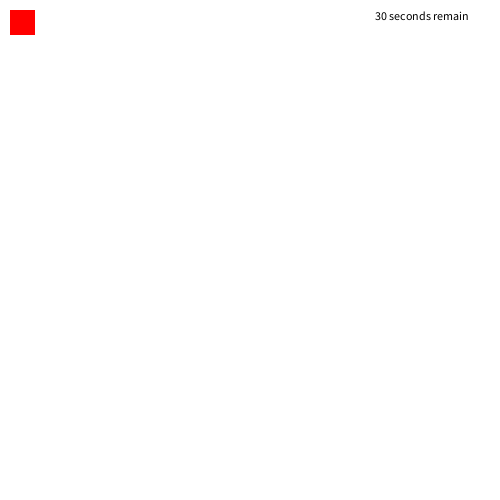
Frame 1 (no input)
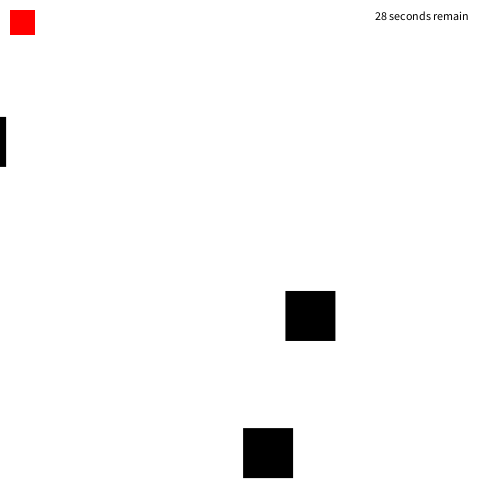
Frame 60 (the mouse pressed at the canvas centre just before this capture)
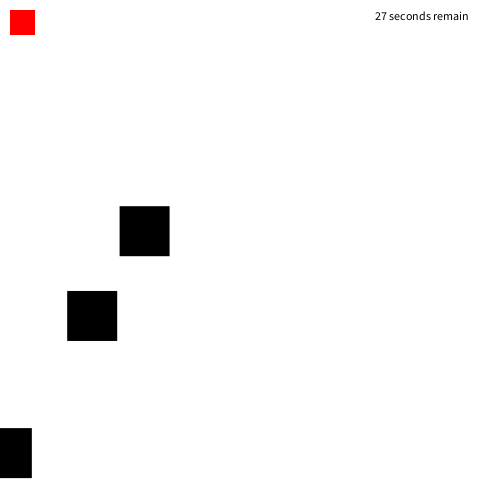
Frame 120 (the mouse held since frame 60 and released just before this capture)

The Processing sketch that drew these frames (run headless with seeded random() and noise(); from frame 60 on, the mouse is pressed at the canvas centre):

// Processing sketch: dodge_enemies
// ── dodge_enemies.pde
/*  
 dodge_enemies
 Game Building Blocks for Processing
 (c) 2013 Brad Tober [http://www.bradtober.com]
 Licensed under The MIT License
 */
 
float x1, x2, x3, y1, y2, y3, playerX, playerY;            // x and y positions for three enemies and player
float speed1, speed2, speed3;                              // enemy speeds
int enemyDim = 50;                                         // size of enemies (width and height of square)
int playerDim = 25;                                        // size of player (width and height of square)
int incVal = 10;                                           // number of pixels that the player moves each time the up or down arrow is pressed 
boolean playMode = true;                                   // whether play mode is active or not (when player is alive and has not yet won the game)
int startTime;                                             // timer for specifying length of game
int timer = 30000;                                         // amount of time in milliseconds the player must remain alive to win
 
void setup() {
  size(500, 500);
  smooth();
  noStroke();
  playerX = 10;                                            // initial x position of player
  playerY = 10;                                            // initial y position of player
  x1 = width;                                              // x position of enemy 1 starts at the right side of the window
  x2 = width;                                              // x position of enemy 2 starts at the right side of the window
  x3 = width;                                              // x position of enemy 3 starts at the right side of the window
  y1 = random(0, height - enemyDim);                       // random starting y position of enemy 1 
  y2 = random(0, height - enemyDim);                       // random starting y position of enemy 2
  y3 = random(0, height - enemyDim);                       // random starting y position of enemy 3
  speed1 = random(1.5, 10.5);                              // random starting speed of enemy 1
  speed2 = random(1.5, 10.5);                              // random starting speed of enemy 2
  speed3 = random(1.5, 10.5);                              // random starting speed of enemy 3
  startTime = millis();                                    // start the game timer
  println("Use the up and down arrow keys to avoid the enemies moving toward you. If you're alive when the timer runs out, you win!");
}

void draw() {
  background(255);
  fill(0);
  rect(x1, y1, enemyDim, enemyDim);                        // draw enemy 1
  rect(x2, y2, enemyDim, enemyDim);                        // draw enemy 2
  rect(x3, y3, enemyDim, enemyDim);                        // draw enemy 3
  if (playMode) {                                          // if play mode is active
    x1 -= speed1;                                          // decrease the x position of enemy 1 by enemy 1's speed (move it to the left)
    if (x1 < -enemyDim) {                                  // if enemy 1 has disappeared off the left side of the window
      x1 = width;                                          // reset enemy 1's x position to the right side of the window
      y1 = random(0, height - enemyDim);                   // give enemy 1 a new random y position
      speed1 = random(1.5, 10.5);                          // give enemy 1 a new random speed
    }
    x2 -= speed2;                                          // decrease the x position of enemy 2 by enemy 2's speed (move it to the left)
    if (x2 < -enemyDim) {                                  // if enemy 2 has disappeared off the left side of the window
      x2 = width;                                          // reset enemy 2's x position to the right side of the window
      y2 = random(0, height - enemyDim);                   // give enemy 2 a new random y position
      speed2 = random(1.5, 10.5);                          // give enemy 2 a new random speed
    }
    x3 -= speed3;                                          // decrease the x position of enemy 3 by enemy 3's speed (move it to the left)
    if (x3 < -enemyDim) {                                  // if enemy 3 has disappeared off the left side of the window
      x3 = width;                                          // reset enemy 3's x position to the right side of the window
      y3 = random(0, height - enemyDim);                   // give enemy 3 a new random y position
      speed3 = random(1.5, 10.5);                          // give enemy 2 a new random speed
    }
    if ((x1 < playerX + playerDim && y1 < playerY + playerDim && y1 + enemyDim > playerY) ||        // if the left side of enemy 1 touches or overlaps the right side of the player or
     (x2 < playerX + playerDim && y2 < playerY + playerDim && y2 + enemyDim > playerY) ||           // if the left side of enemy 2 touches or overlaps the right side of the player or
    (x3 < playerX + playerDim && y3 < playerY + playerDim && y3 + enemyDim > playerY)) {            // if the left side of enemy 3 touches or overlaps the right side of the player
      playMode = false;                                    // the game is over
      println("You lose!");                                // player loses
    }
    if (millis() - startTime > timer) {                    // if time runs out
      playMode = false;                                    // the game is over
      println("You win!");                                 // player wins
    }
    text(str(ceil((timer - (millis() - startTime))/1000.0)) + " seconds remain", 375, 20);          // display the amount of time remaining
  }
  fill(255, 0, 0);
  rect(playerX, playerY, playerDim, playerDim);            // draw the player
}

void keyPressed() {                                        // when a key is pressed
  if (playMode) {                                          // if play mode is active
    if (key == CODED && keyCode == DOWN) {             // if the key is the down arrow
      playerY += incVal;                                   // increase the y position of the player by the number of pixels specified by incVal (move the player down)
      if (playerY > height - 10) {                         // if the player has moved beyond the bottom of the screen
        playerY -= incVal;                                 // move the player back up
      }
    }
    if (key == CODED && keyCode == UP) {               // if the key is the up arrow
      playerY -= incVal;                                   // decrease the y position of the player by the number of pixels specified by incVal (move the player up)
      if (playerY < 10) {                                  // if the player has moved beyond the top of the screen
        playerY += incVal;                                 // move the player back down
      }
    }
  }
}
